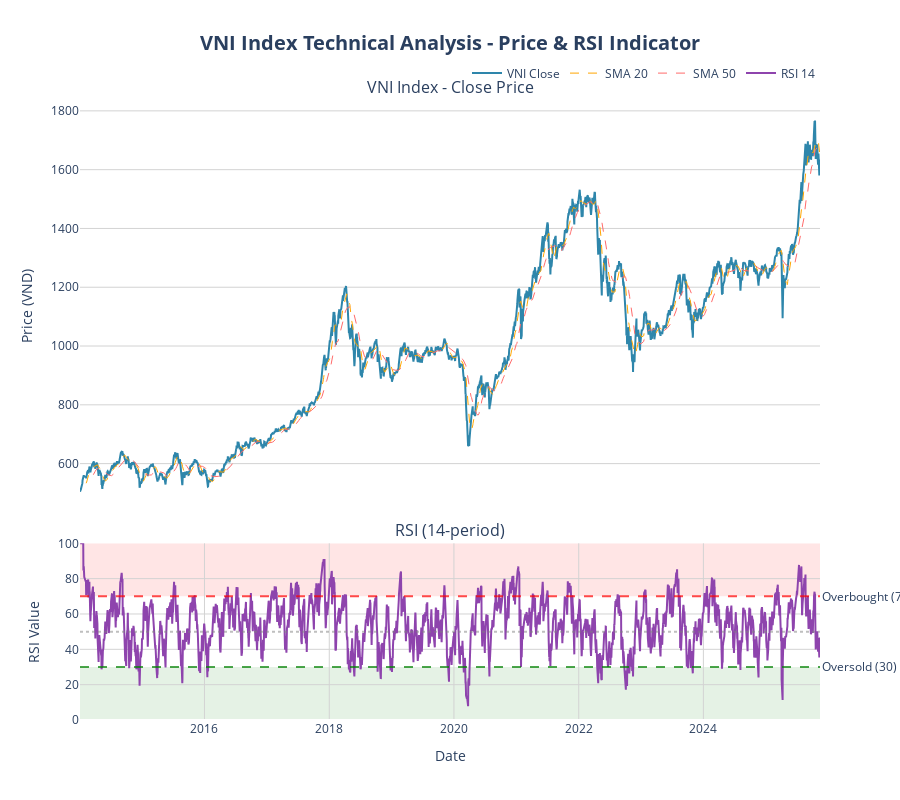

Notebook source saved alongside this figure:
### Code cell
# ============================================================================
# INTERACTIVE PLOT: VNI PRICE AND RSI_14
# ============================================================================
# This creates an interactive plot with two subplots:
# 1. Top panel: VNI Close Price over time
# 2. Bottom panel: RSI_14 indicator with overbought/oversold zones
#
# Features:
# - Zoom in/out: Use mouse wheel or box select
# - Pan: Click and drag
# - Reset: Double click
# - Hover: See exact values
# ============================================================================

# Create figure with 2 subplots (shared x-axis for time)
fig = make_subplots(
    rows=2, cols=1,
    shared_xaxes=True,
    vertical_spacing=0.05,
    subplot_titles=('VNI Index - Close Price', 'RSI (14-period)'),
    row_heights=[0.7, 0.3]
)

# ============================================================================
# SUBPLOT 1: VNI CLOSE PRICE
# ============================================================================
fig.add_trace(
    go.Scatter(
        x=df['Date'],
        y=df['Close'],
        name='VNI Close',
        line=dict(color='#2E86AB', width=2),
        hovertemplate='<b>Date</b>: %{x|%Y-%m-%d}<br>' +
                      '<b>Close</b>: %{y:,.2f}<br>' +
                      '<extra></extra>'
    ),
    row=1, col=1
)

# Add SMA lines for context
fig.add_trace(
    go.Scatter(
        x=df['Date'],
        y=df['SMA_20'],
        name='SMA 20',
        line=dict(color='#FFA500', width=1, dash='dash'),
        hovertemplate='<b>SMA 20</b>: %{y:,.2f}<extra></extra>'
    ),
    row=1, col=1
)

fig.add_trace(
    go.Scatter(
        x=df['Date'],
        y=df['SMA_50'],
        name='SMA 50',
        line=dict(color='#FF6B6B', width=1, dash='dash'),
        hovertemplate='<b>SMA 50</b>: %{y:,.2f}<extra></extra>'
    ),
    row=1, col=1
)

# ============================================================================
# SUBPLOT 2: RSI INDICATOR
# ============================================================================
fig.add_trace(
    go.Scatter(
        x=df['Date'],
        y=df['RSI_14'],
        name='RSI 14',
        line=dict(color='#8E44AD', width=2),
        hovertemplate='<b>Date</b>: %{x|%Y-%m-%d}<br>' +
                      '<b>RSI</b>: %{y:.2f}<br>' +
                      '<extra></extra>'
    ),
    row=2, col=1
)

# Add overbought line (70)
fig.add_hline(
    y=70, 
    line_dash="dash", 
    line_color="red", 
    opacity=0.7,
    annotation_text="Overbought (70)",
    annotation_position="right",
    row=2, col=1
)

# Add oversold line (30)
fig.add_hline(
    y=30, 
    line_dash="dash", 
    line_color="green", 
    opacity=0.7,
    annotation_text="Oversold (30)",
    annotation_position="right",
    row=2, col=1
)

# Add neutral line (50)
fig.add_hline(
    y=50, 
    line_dash="dot", 
    line_color="gray", 
    opacity=0.5,
    row=2, col=1
)

# Shade overbought zone (70-100)
fig.add_hrect(
    y0=70, y1=100,
    fillcolor="red", opacity=0.1,
    layer="below", line_width=0,
    row=2, col=1
)

# Shade oversold zone (0-30)
fig.add_hrect(
    y0=0, y1=30,
    fillcolor="green", opacity=0.1,
    layer="below", line_width=0,
    row=2, col=1
)

# ============================================================================
# LAYOUT CONFIGURATION
# ============================================================================
fig.update_layout(
    title={
        'text': '<b>VNI Index Technical Analysis - Price & RSI Indicator</b>',
        'x': 0.5,
        'xanchor': 'center',
        'font': {'size': 20}
    },
    height=800,
    hovermode='x unified',
    showlegend=True,
    legend=dict(
        orientation="h",
        yanchor="bottom",
        y=1.02,
        xanchor="right",
        x=1
    ),
    plot_bgcolor='white',
    paper_bgcolor='white'
)

# Update x-axes
fig.update_xaxes(
    title_text="Date",
    showgrid=True,
    gridwidth=1,
    gridcolor='lightgray',
    row=2, col=1
)

# Update y-axes
fig.update_yaxes(
    title_text="Price (VND)",
    showgrid=True,
    gridwidth=1,
    gridcolor='lightgray',
    row=1, col=1
)

fig.update_yaxes(
    title_text="RSI Value",
    showgrid=True,
    gridwidth=1,
    gridcolor='lightgray',
    range=[0, 100],
    row=2, col=1
)

# Display the interactive plot
fig.show()

print("\n✓ Interactive plot created successfully!")
print("\nHow to use:")
print("  • Zoom In: Click and drag to select an area")
print("  • Zoom Out: Double-click anywhere on the chart")
print("  • Pan: Click and drag while zoomed in")
print("  • Hover: Move mouse over lines to see values")
print("  • Toggle Lines: Click legend items to show/hide")

### Figure 1 — Plotly figure (JSON) as saved in the notebook; plotly's stock layout.template omitted (floating-point values rounded to 4 significant figures; data arrays with more than 128 entries replaced by an {"elided": "..."} marker saying what was removed)
{"data": [{"hovertemplate": "<b>Date</b>: %{x|%Y-%m-%d}<br><b>Close</b>: %{y:,.2f}<br><extra></extra>", "line": {"color": "#2E86AB", "width": 2}, "name": "VNI Close", "type": "scatter", "x": {"elided": "2961 str values"}, "xaxis": "x", "y": {"elided": "2961 float values"}, "yaxis": "y"}, {"hovertemplate": "<b>SMA 20</b>: %{y:,.2f}<extra></extra>", "line": {"color": "#FFA500", "dash": "dash", "width": 1}, "name": "SMA 20", "type": "scatter", "x": {"elided": "2961 str values"}, "xaxis": "x", "y": {"elided": "2961 float values"}, "yaxis": "y"}, {"hovertemplate": "<b>SMA 50</b>: %{y:,.2f}<extra></extra>", "line": {"color": "#FF6B6B", "dash": "dash", "width": 1}, "name": "SMA 50", "type": "scatter", "x": {"elided": "2961 str values"}, "xaxis": "x", "y": {"elided": "2961 float values"}, "yaxis": "y"}, {"hovertemplate": "<b>Date</b>: %{x|%Y-%m-%d}<br><b>RSI</b>: %{y:.2f}<br><extra></extra>", "line": {"color": "#8E44AD", "width": 2}, "name": "RSI 14", "type": "scatter", "x": {"elided": "2961 str values"}, "xaxis": "x2", "y": {"elided": "2961 float values"}, "yaxis": "y2"}], "layout": {"annotations": [{"font": {"size": 16}, "showarrow": false, "text": "VNI Index - Close Price", "x": 0.5, "xanchor": "center", "xref": "paper", "y": 1.0, "yanchor": "bottom", "yref": "paper"}, {"font": {"size": 16}, "showarrow": false, "text": "RSI (14-period)", "x": 0.5, "xanchor": "center", "xref": "paper", "y": 0.285, "yanchor": "bottom", "yref": "paper"}, {"showarrow": false, "text": "Overbought (70)", "x": 1, "xanchor": "left", "xref": "x2 domain", "y": 70, "yanchor": "middle", "yref": "y2"}, {"showarrow": false, "text": "Oversold (30)", "x": 1, "xanchor": "left", "xref": "x2 domain", "y": 30, "yanchor": "middle", "yref": "y2"}], "height": 800, "hovermode": "x unified", "legend": {"orientation": "h", "x": 1, "xanchor": "right", "y": 1.02, "yanchor": "bottom"}, "paper_bgcolor": "white", "plot_bgcolor": "white", "shapes": [{"line": {"color": "red", "dash": "dash"}, "opacity": 0.7, "type": "line", "x0": 0, "x1": 1, "xref": "x2 domain", "y0": 70, "y1": 70, "yref": "y2"}, {"line": {"color": "green", "dash": "dash"}, "opacity": 0.7, "type": "line", "x0": 0, "x1": 1, "xref": "x2 domain", "y0": 30, "y1": 30, "yref": "y2"}, {"line": {"color": "gray", "dash": "dot"}, "opacity": 0.5, "type": "line", "x0": 0, "x1": 1, "xref": "x2 domain", "y0": 50, "y1": 50, "yref": "y2"}, {"fillcolor": "red", "layer": "below", "line": {"width": 0}, "opacity": 0.1, "type": "rect", "x0": 0, "x1": 1, "xref": "x2 domain", "y0": 70, "y1": 100, "yref": "y2"}, {"fillcolor": "green", "layer": "below", "line": {"width": 0}, "opacity": 0.1, "type": "rect", "x0": 0, "x1": 1, "xref": "x2 domain", "y0": 0, "y1": 30, "yref": "y2"}], "showlegend": true, "title": {"font": {"size": 20}, "text": "<b>VNI Index Technical Analysis - Price & RSI Indicator</b>", "x": 0.5, "xanchor": "center"}, "xaxis": {"anchor": "y", "domain": [0, 1], "matches": "x2", "showticklabels": false}, "xaxis2": {"anchor": "y2", "domain": [0, 1], "gridcolor": "lightgray", "gridwidth": 1, "showgrid": true, "title": {"text": "Date"}}, "yaxis": {"anchor": "x", "domain": [0.335, 1.0], "gridcolor": "lightgray", "gridwidth": 1, "showgrid": true, "title": {"text": "Price (VND)"}}, "yaxis2": {"anchor": "x2", "domain": [0, 0.285], "gridcolor": "lightgray", "gridwidth": 1, "range": [0, 100], "showgrid": true, "title": {"text": "RSI Value"}}}}
